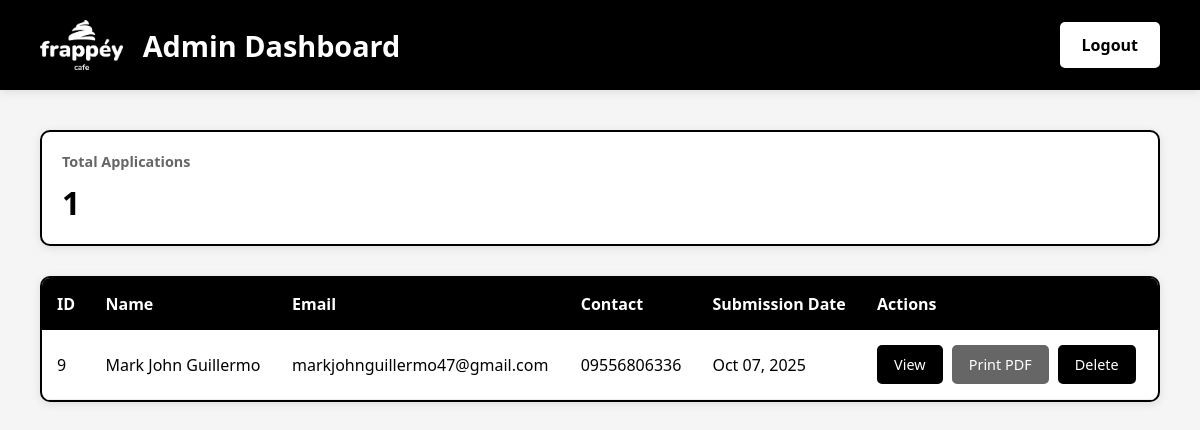
/admin.php (signed in), run on the app's committed database.
### tables this page shows
CREATE TABLE `franchise_applications` (
  `id` int(11) NOT NULL,
  `last_name` varchar(100) NOT NULL,
  `given_name` varchar(100) NOT NULL,
  `middle_name` varchar(100) DEFAULT NULL,
  `date_of_birth` date NOT NULL,
  `nationality` varchar(50) NOT NULL,
  `civil_status` varchar(20) NOT NULL,
  `home_address` text NOT NULL,
  `proposed_location` text NOT NULL,
  `contact_number` varchar(20) NOT NULL,
  `email` varchar(100) NOT NULL,
  `occupation` varchar(100) NOT NULL,
  `company_name` varchar(100) DEFAULT NULL,
  `position_role` varchar(100) DEFAULT NULL,
  `years_in_job` varchar(20) DEFAULT NULL,
  `owned_business` varchar(3) NOT NULL,
  `owned_business_details` text DEFAULT NULL,
  `fb_experience` varchar(3) NOT NULL,
  `fb_experience_details` text DEFAULT NULL,
  `available_capital` varchar(50) NOT NULL,
  `fund_source` varchar(50) NOT NULL,
  `fund_source_other` text DEFAULT NULL,
  `ownership_type` varchar(50) NOT NULL,
  `learned_about` varchar(50) NOT NULL,
  `learned_about_other` text DEFAULT NULL,
  `submission_date` timestamp NOT NULL DEFAULT current_timestamp(),
  `status` varchar(20) DEFAULT 'pending'
);

### admin.php (the view, shortened to what this page needs)
<?php
$conn = getDBConnection();
$result = $conn->query("SELECT * FROM franchise_applications ORDER BY submission_date DESC");
?>
<!DOCTYPE html>
<html lang="en">
<head>
</head>
<body>
    <div class="header">
        <div class="header-left">
            <img src="assets/logo_main2.png" alt="Frappéy Logo">
            <h1>Admin Dashboard</h1>
        </div>
        <a href="logout.php" class="logout-btn">Logout</a>
    </div>
    <div class="container">
        <div class="stats">
            <div class="stat-card">
                <h3>Total Applications</h3>
                <div class="number"><?php echo $result->num_rows; ?></div>
            </div>
        </div>
        <div class="table-container">
            <table>
                <thead>
                    <tr>
                        <th>ID</th>
                        <th>Name</th>
                        <th>Email</th>
                        <th>Contact</th>
                        <th>Submission Date</th>
                        <th>Actions</th>
                    </tr>
                </thead>
                <tbody>
                    <?php if ($result->num_rows > 0): ?>
                        <?php while ($row = $result->fetch_assoc()): ?>
                            <tr>
                                <td><?php echo $row['id']; ?></td>
                                <td><?php echo $row['given_name'] . ' ' . $row['last_name']; ?></td>
                                <td><?php echo $row['email']; ?></td>
                                <td><?php echo $row['contact_number']; ?></td>
                                <td><?php echo date('M d, Y', strtotime($row['submission_date'])); ?></td>
                                <td>
                                    <a href="view.php?id=<?php echo $row['id']; ?>" class="action-btn view-btn">View</a>
                                    <a href="print.php?id=<?php echo $row['id']; ?>" target="_blank" class="action-btn print-btn">Print PDF</a>
                                    <a href="delete.php?id=<?php echo $row['id']; ?>" class="action-btn delete-btn" onclick="return confirm('⚠️ Are you sure you want to delete this application? This action cannot be undone.');">Delete</a>
                                </td>
                            </tr>
                        <?php endwhile; ?>
                    <?php else: ?>
                        <tr>
                            <td colspan="6" class="no-data">No applications yet</td>
                        </tr>
                    <?php endif; ?>
                </tbody>
            </table>
        </div>
    </div>
</body>
</html>

### admin.php (style rules this page uses)
* { margin: 0; padding: 0; box-sizing: border-box; }
body { font-family: 'Segoe UI', Tahoma, Geneva, Verdana, sans-serif; background: #f5f5f5; }
.header { background: #000; color: white; padding: 20px 40px; display: flex; justify-content: space-between; align-items: center; box-shadow: 0 2px 10px rgba(0,0,0,0.1); }
.header-left { display: flex; align-items: center; gap: 20px; }
.header-left img { height: 50px; width: auto; }
.header h1 { font-size: 1.8em; }
.logout-btn { background: white; color: #000; padding: 10px 20px; border: 2px solid white; border-radius: 5px; cursor: pointer; font-weight: 600; text-decoration: none; transition: all 0.3s; }
.container { padding: 40px; }
.delete-btn { background: #000; color: white; border: 2px solid #000; }
.stats { display: grid; grid-template-columns: repeat(auto-fit, minmax(200px, 1fr)); gap: 20px; margin-bottom: 30px; }
.stat-card { background: white; padding: 20px; border-radius: 10px; box-shadow: 0 2px 10px rgba(0,0,0,0.1); border: 2px solid #000; }
.stat-card h3 { color: #666; font-size: 0.9em; margin-bottom: 10px; }
.stat-card .number { font-size: 2em; color: #000; font-weight: 700; }
.table-container { background: white; border-radius: 10px; box-shadow: 0 2px 10px rgba(0,0,0,0.1); overflow: hidden; border: 2px solid #000; }
table { width: 100%; border-collapse: collapse; }
th { background: #000; color: white; padding: 15px; text-align: left; font-weight: 600; }
td { padding: 15px; border-bottom: 1px solid #eee; }
.action-btn { padding: 8px 15px; border: 2px solid #000; border-radius: 5px; cursor: pointer; margin-right: 5px; text-decoration: none; display: inline-block; font-size: 0.9em; transition: all 0.3s; }
.view-btn { background: #000; color: white; }
.print-btn { background: #666; color: white; border-color: #666; }

### data on the page
franchise_applications: id "9", given_name "Mark John", last_name "Guillermo", email "markjohnguillermo47@gmail.com", contact_number "09556806336", submission_date "Oct 07, 2025"

### other printed values
$result->num_rows "1"
